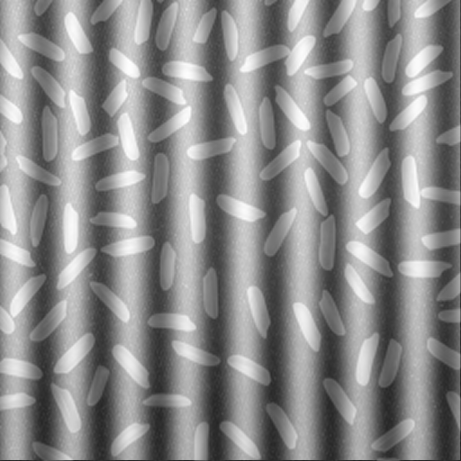
#> input picture ObjectCounting/1_wIXlvBeAFtNVgJd49VObgQ_sinus.png, 461 x 461 px
$ python auto_fourier.py   (older library calls are emulated)
#> lines starting #> are read from the running program, lines starting #| are printed output that depends on the picture; after the words box and inside, x2 and y2 are one past the last pixel; in counts of white or black regions, pixels touching at a corner belong together
import cv2 as cv
import numpy as np
from matplotlib import pyplot as plt

img = cv.imread('1_wIXlvBeAFtNVgJd49VObgQ_sinus.png',0)
#> img is the input picture: shape (461, 461); min 37, max 255, mean 140.2
f = np.fft.fft2(img)
fshift = np.fft.fftshift(f)

#height and width of image
(h, w) = img.shape;
#> h = 461; w = 461
print("width={}, height={}".format(w,h))
#| width=461, height=461

idx = np.argmax(np.abs(f))
#> idx = 0
max = np.abs(np.max(fshift))
#> max = 29795946

for i in range(0,  w):
    for j in range(0,  h):
        if not (i==w//2 and j==h//2):
            if np.abs(fshift[i, j]) >= 0.05*max:
                fshift[i,j]=0

plt.subplot(121),plt.imshow(img, cmap = 'gray')
plt.title('Input Image'), plt.xticks([]), plt.yticks([])
plt.subplot(122),plt.imshow(np.abs(fshift), cmap = 'gray')
plt.title('Magnitude Spectrum'), plt.xticks([]), plt.yticks([])
plt.show()
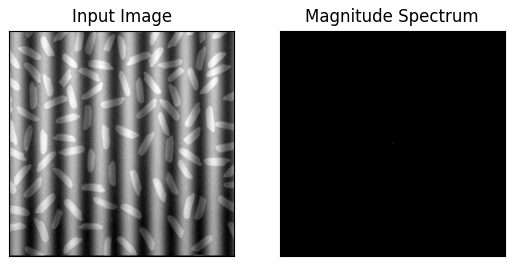
#> figure drawn by matplotlib, 2 panels

f_ishift = np.fft.ifftshift(fshift)
img_back = np.fft.ifft2(f_ishift)
img_back = np.real(img_back)
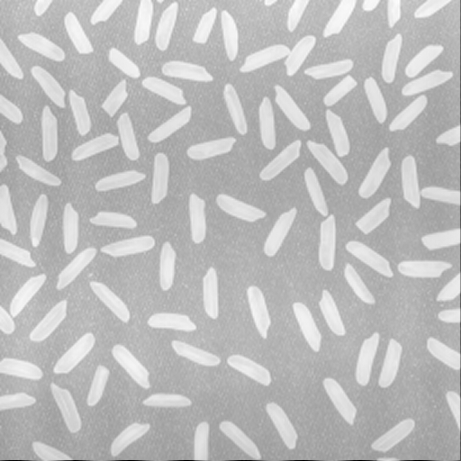
#> img_back: shape (461, 461) float64; min -20.42, max 195.7, mean 140.2; drawn with min black and max white

img_back = img_back.astype('uint8')

# Construct the template, 5 times of corrosion, 5 times of expansion, get the background
kernel=np.ones((5,5),np.uint8)
erosion=cv.erode(img_back,kernel,iterations=5)
dilation=cv.dilate(erosion,kernel,iterations=5)
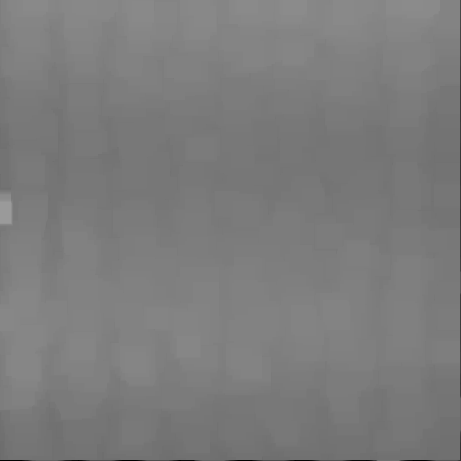
#> dilation: shape (461, 461); min 0, max 154, mean 124

#Original image minus the background to get the shape of rice grains
backImg=dilation
rice=img_back-backImg
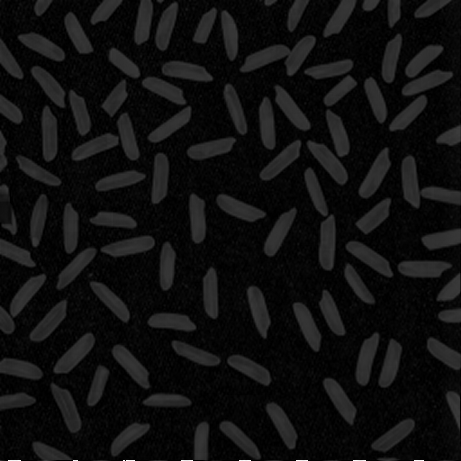
#> rice: shape (461, 461); min 0, max 255, mean 15.8

#OSTU Binarization
th1,ret1=cv.threshold(rice,0,255,cv.THRESH_BINARY+cv.THRESH_OTSU)
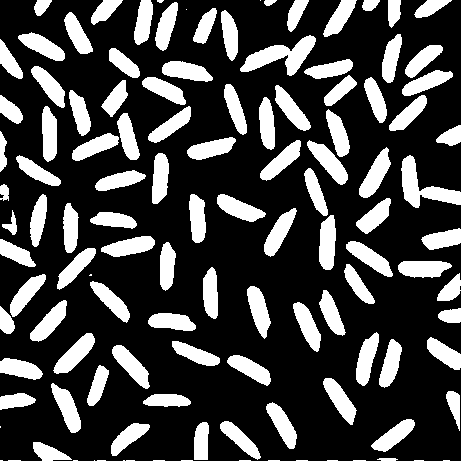
#> ret1: shape (461, 461); 26.8% white; 120 white regions (21 under 20 px)
#> th1 = 24

#Contour detection
ret1,contours,hierarchy=cv.findContours(ret1,cv.RETR_LIST,cv.CHAIN_APPROX_SIMPLE)
#> contours = 120 contours, 21 with area under 20; largest, box (x1, y1, x2, y2) and area: (240, 35, 316, 76) 1212, (401, 155, 461, 208) 1124, (53, 333, 95, 374) 714, (307, 140, 348, 185) 706, (359, 147, 391, 198) 704

num_labels, labels_im = cv.connectedComponents(ret1)
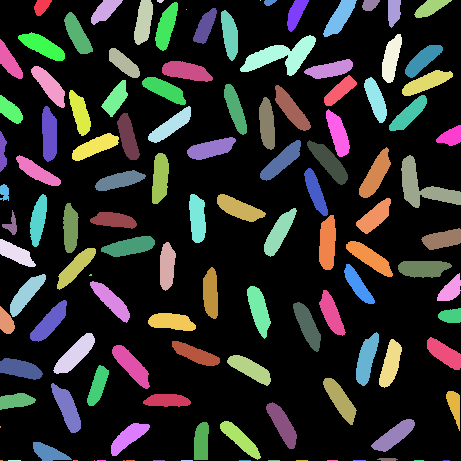
#> labels_im: shape (461, 461) int32; 121 distinct labels, from 0 to 120; one colour per label, 0 black
#> num_labels = 121

cv.drawContours(img, contours, -1, (0, 255, 0), 2) # vẽ lại ảnh contour vào ảnh gốc
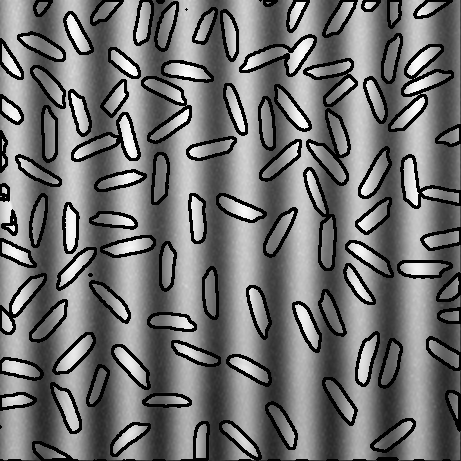
#> img: shape (461, 461); 16.63% of pixels changed, all inside (x1, y1, x2, y2) = (0, 0, 461, 461)

print('Number of object: ', num_labels-1)
#| Number of object:  120
cv.imshow('image',img)
cv.waitKey(0)
cv.destroyAllWindows()

$ run again, with ObjectCounting/1_wIXlvBeAFtNVgJd49VObgQ.png copied over ObjectCounting/1_wIXlvBeAFtNVgJd49VObgQ_sinus.png
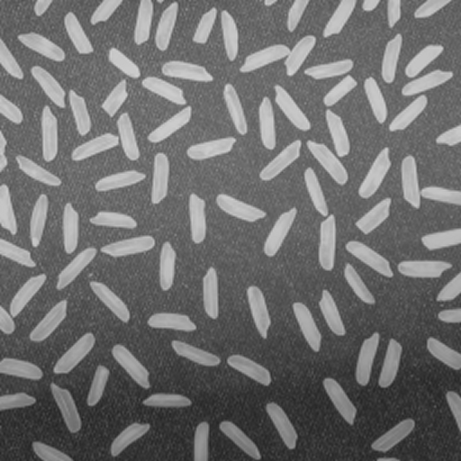
#> input picture ObjectCounting/1_wIXlvBeAFtNVgJd49VObgQ.png, 461 x 461 px
#> img is the input picture: shape (461, 461); min 34, max 211, mean 110.8
#| width=461, height=461
#> idx = 0
#> max = 23542346
#> `th1,ret1=cv.threshold(rice,0,255,cv.THRESH_BINARY+cv.THRESH_OTSU)`:
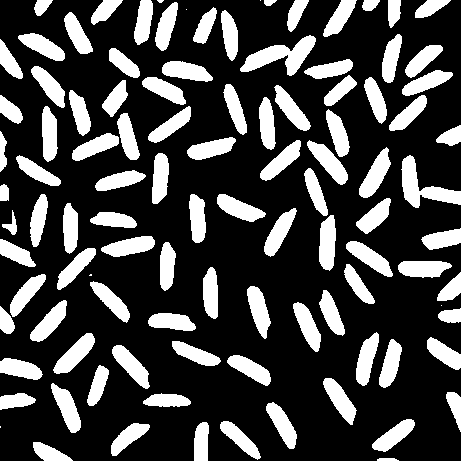
#> ret1: shape (461, 461); 26.9% white; 105 white regions (6 under 20 px)
#> th1 = 47
#> contours = 105 contours, 6 with area under 20; largest, box (x1, y1, x2, y2) and area: (240, 35, 316, 76) 1212, (401, 155, 461, 208) 1120, (53, 333, 95, 374) 718, (359, 147, 391, 198) 709, (307, 140, 348, 185) 707
#> labels_im: shape (461, 461) int32; 106 distinct labels, from 0 to 105
#> num_labels = 106
#> `cv.drawContours(img, contours, -1, (0, 255, 0), 2)`:
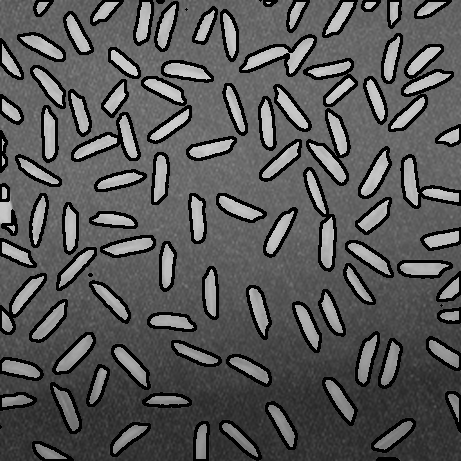
#> img: shape (461, 461); 16.45% of pixels changed, all inside (x1, y1, x2, y2) = (0, 0, 461, 461)
#| Number of object:  105
